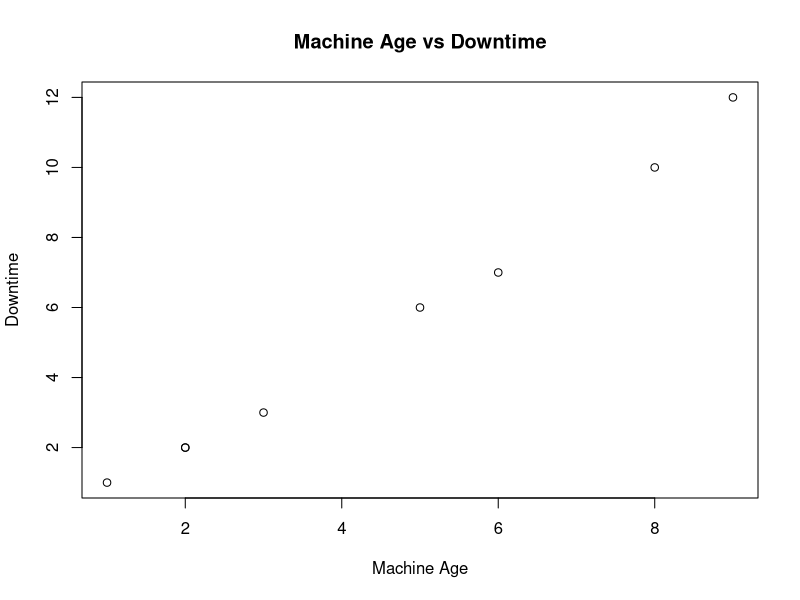

The R source for this figure:
manufacturing <- data.frame(
  MachineAge = c(2, 5, 1, 8, 3, 6, 2, 9),
  MaintenanceGap = c(1, 4, 1, 6, 2, 5, 1, 7),
  Downtime = c(2, 6, 1, 10, 3, 7, 2, 12)
)

summary(manufacturing)
cor(manufacturing)

plot(manufacturing$MachineAge,manufacturing$Downtime,
     main = "Machine Age vs Downtime",
     xlab = "Machine Age",
     ylab = "Downtime")



